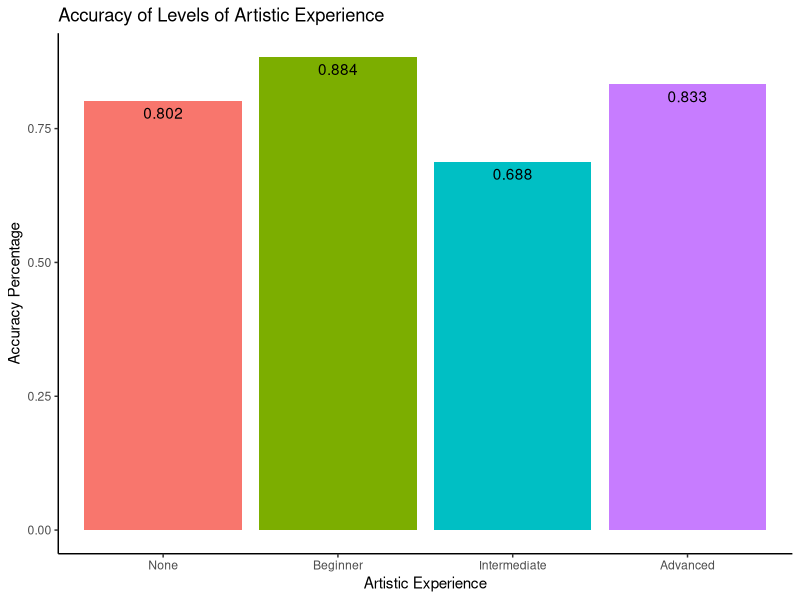
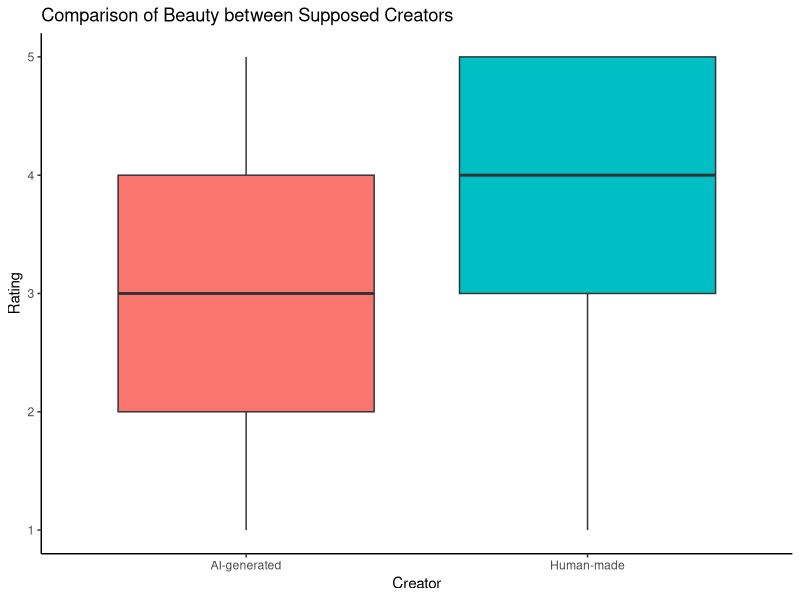
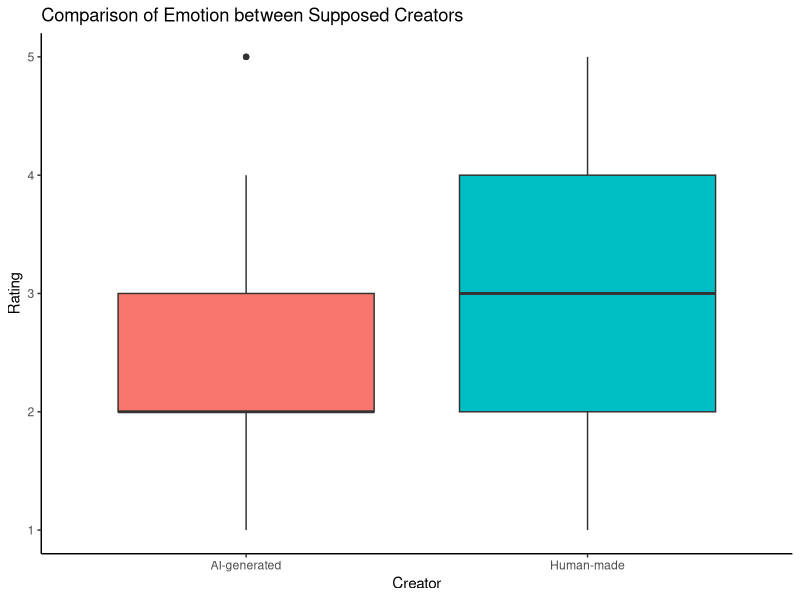
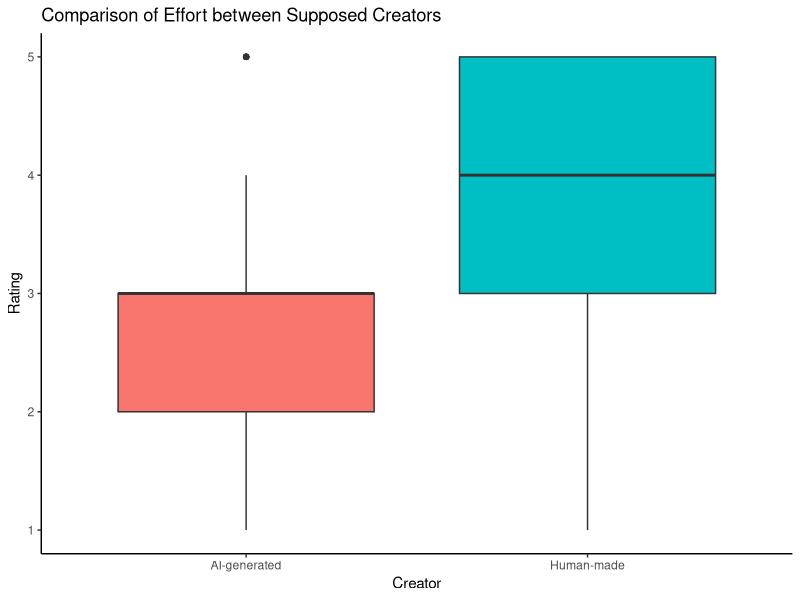
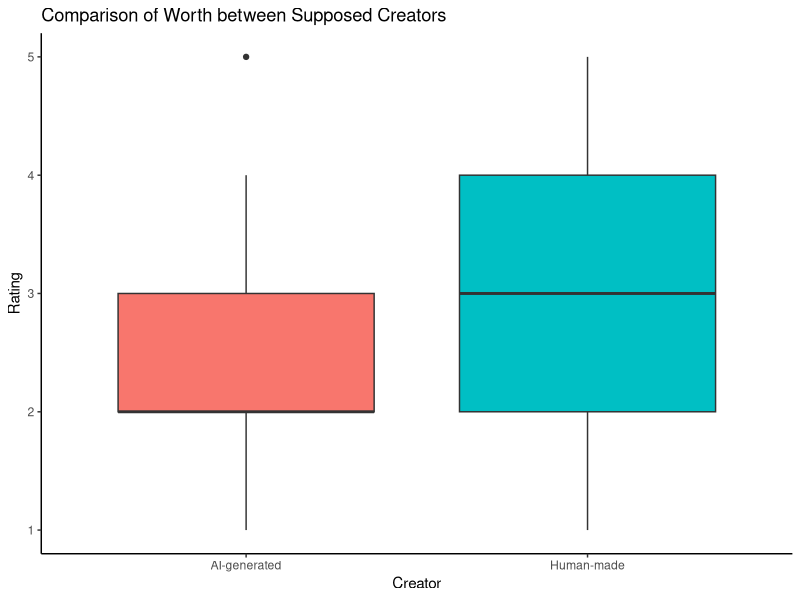
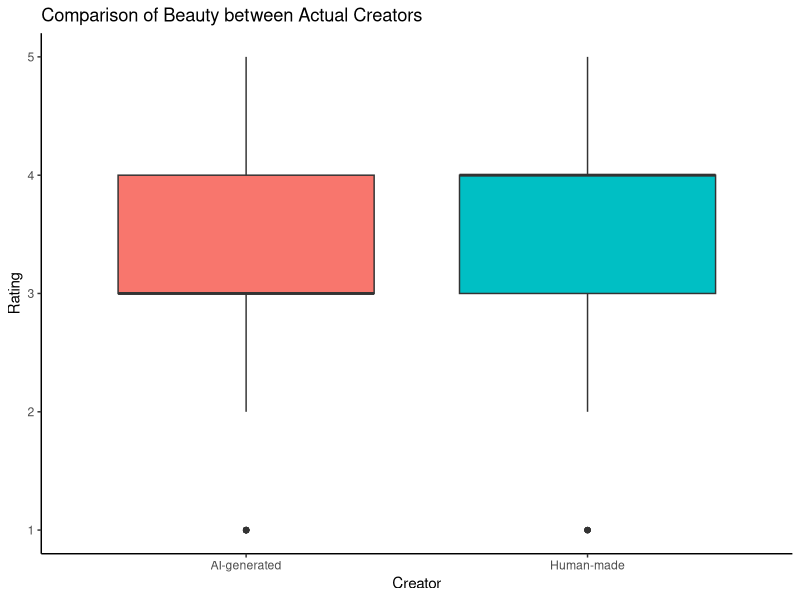
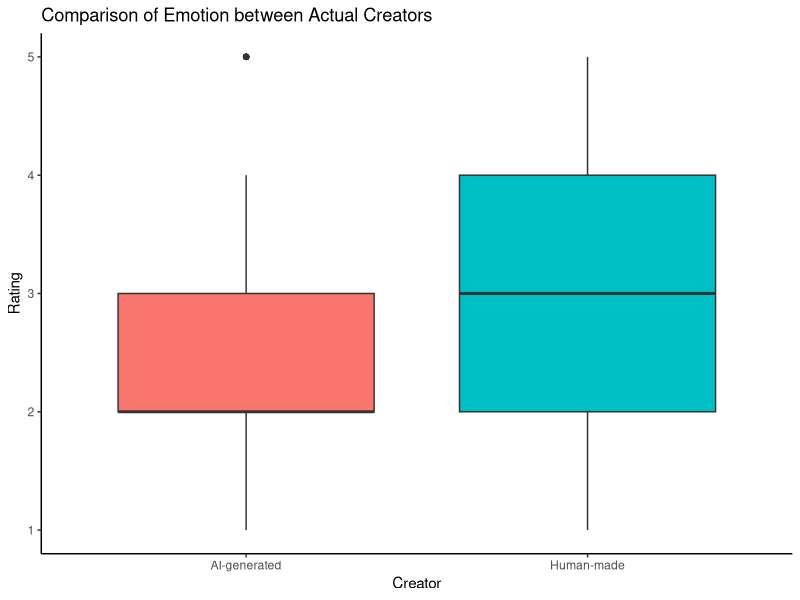
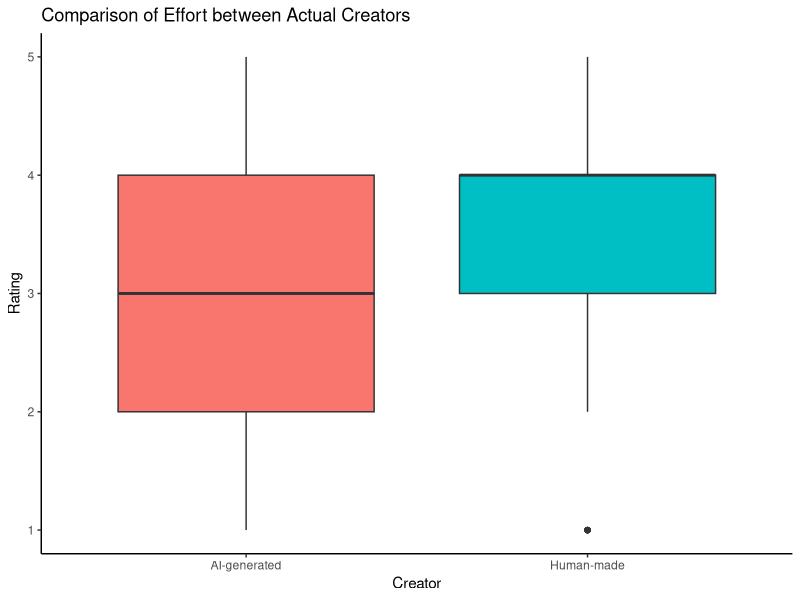

Here is the R script that generated these plots, in order: (Note: this script raises an error after producing the figures.)
# Import libraries
library(ggplot2)
library(caret)

# Import survey rating results for supposed creators
supposed <- read.csv("SurveyRatingsSupposedCreators.csv", header = TRUE, sep = ",")

# Import survey rating results for actual creators
actual <- read.csv("SurveyRatingsActualCreators.csv", header = TRUE, sep = ",")

# Create data frames for image ratings

supposed <- data.frame(supposed)
View(supposed)

actual <- data.frame(actual)
View(actual)

# Remove entries where image has possibly been seen before
supposed <- supposed[supposed$Creator != "I believe I have seen this image before",]
actual <- actual[actual$Creator != "I believe I have seen this image before",]

# Levels of experience
experience <- c("None", "Beginner", "Intermediate", "Advanced","Professional")

# Accuracy percentage for each level of experience
accuracy <- c(0.802, 0.884, 0.688, 0.833,0) 

# Create data frame for accuracy and levels of experience
exp <- data.frame(experience, accuracy) 
View(exp)

# Order experience levels
exp$experience <- factor(exp$experience, levels=c("None","Beginner","Intermediate","Advanced","Professional"))

# Remove "Professional" experience due to lack of entries
exp <- exp[exp$experience != "Professional",]

# Graph to display accuracy between levels of artistic experience
ggplot(exp, aes(x=experience, y=accuracy, fill=experience)) + 
  geom_col(show.legend = FALSE, position = "dodge") + geom_text(aes(label = accuracy), vjust = 1.5,
  position = position_dodge(width = 0.9)) + ggtitle("Accuracy of Levels of Artistic Experience") +
  labs(x = "Artistic Experience", y = "Accuracy Percentage") + theme_classic()

# Boxplots for comparing ratings between supposed creators

# Boxplot for comparison of beauty between supposed creators
ggplot(supposed, aes(Creator, Beauty, fill = Creator)) + 
  geom_boxplot(show.legend = FALSE) + 
  ggtitle("Comparison of Beauty between Supposed Creators") +
  labs(x = "Creator", y = "Rating") +
  theme_classic() 

# Boxplot for comparison of emotion between supposed creators
ggplot(supposed, aes(Creator, Emotion, fill = Creator)) + 
  geom_boxplot(show.legend = FALSE) + 
  ggtitle("Comparison of Emotion between Supposed Creators") +
  labs(x = "Creator", y = "Rating") +
  theme_classic() 

# Boxplot for comparison of effort between supposed creators
ggplot(supposed, aes(Creator, Effort, fill = Creator)) + 
  geom_boxplot(show.legend = FALSE) + 
  ggtitle("Comparison of Effort between Supposed Creators") +
  labs(x = "Creator", y = "Rating") +
  theme_classic() 

# Boxplot for comparison of worth between supposed creators
ggplot(supposed, aes(Creator, Worth, fill = Creator)) + 
  geom_boxplot(show.legend = FALSE) + 
  ggtitle("Comparison of Worth between Supposed Creators") +
  labs(x = "Creator", y = "Rating") +
  theme_classic() 

# Boxplots for comparing ratings between actual creators

# Boxplot for comparison of beauty between actual creators
ggplot(actual, aes(Creator, Beauty, fill = Creator)) + 
  geom_boxplot(show.legend = FALSE) + 
  ggtitle("Comparison of Beauty between Actual Creators") +
  labs(x = "Creator", y = "Rating") +
  theme_classic() 

# Boxplot for comparison of emotion between actual creators
ggplot(actual, aes(Creator, Emotion, fill = Creator)) + 
  geom_boxplot(show.legend = FALSE) + 
  ggtitle("Comparison of Emotion between Actual Creators") +
  labs(x = "Creator", y = "Rating") +
  theme_classic() 

# Boxplot for comparison of effort between actual creators
ggplot(actual, aes(Creator, Effort, fill = Creator)) + 
  geom_boxplot(show.legend = FALSE) + 
  ggtitle("Comparison of Effort between Actual Creators") +
  labs(x = "Creator", y = "Rating") +
  theme_classic() 

# Boxplot for comparison of worth between actual creators
ggplot(actual, aes(Creator, Worth, fill = Creator)) + 
  geom_boxplot(show.legend = FALSE) + 
  ggtitle("Comparison of Worth between Actual Creators") +
  labs(x = "Creator", y = "Rating") +
  theme_classic() 

# Create visually appealing confusion matrix
# Modified code from Cybernetic on stackoverflow
# https://stackoverflow.com/questions/23891140/r-how-to-visualize-confusion-matrix-using-the-caret-package

cm$table <- matrix(c(114, 21, 37, 128), nrow = 2, byrow = TRUE)

rownames(cm$table) <- c("AI-generated", "Human-made")
colnames(cm$table) <- c("AI-generated", "Human-made")

draw_confusion_matrix <- function(cm) {
  
  layout(matrix(c(1,1,2)))
  par(mar=c(2,2,2,2))
  plot(c(100, 345), c(300, 450), type = "n", xlab="", ylab="", xaxt='n', yaxt='n')
  title('CONFUSION MATRIX', cex.main=2)
  
  rect(150, 430, 240, 370, col='#3F97D0')
  text(195, 435, 'AI-generated', cex=1.2)
  rect(250, 430, 340, 370, col='#F7AD50')
  text(295, 435, 'Human-made', cex=1.2)
  text(125, 370, 'Predicted', cex=1.3, srt=90, font=2)
  text(245, 450, 'Actual', cex=1.3, font=2)
  rect(150, 305, 240, 365, col='#F7AD50')
  rect(250, 305, 340, 365, col='#3F97D0')
  text(140, 400, 'AI-generated', cex=1.2, srt=90)
  text(140, 335, 'Human-made', cex=1.2, srt=90)
  
  res <- as.numeric(cm$table)
  text(195, 400, res[1], cex=1.6, font=2, col='white')
  text(195, 335, res[2], cex=1.6, font=2, col='white')
  text(295, 400, res[3], cex=1.6, font=2, col='white')
  text(295, 335, res[4], cex=1.6, font=2, col='white')
  
}  

draw_confusion_matrix(cm)